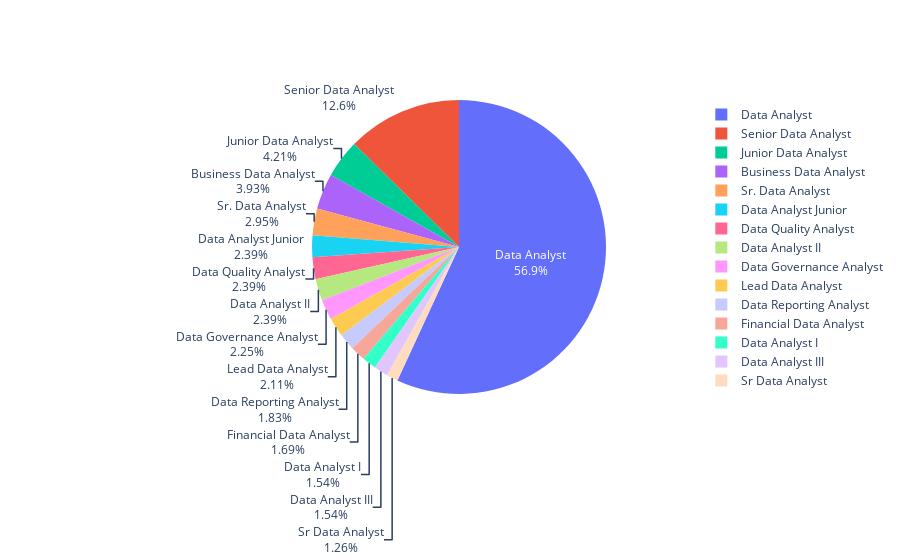

The cell this chart's notebook holds for it:
### Markdown cell above
# Job Title

### Code cell
labels = df['Job Title'].value_counts()[:15].index
values = df['Job Title'].value_counts()[:15].values

plt.figure(figsize=(10,10))
fig = go.Figure(data=[go.Pie(labels=labels, textinfo='label+percent', values=values)])
fig.show()

### Figure 1 — Plotly figure (JSON) as saved in the notebook; plotly's stock layout.template omitted (floating-point values rounded to 4 significant figures)
{"data": [{"labels": ["Data Analyst", "Senior Data Analyst", "Junior Data Analyst", "Business Data Analyst", "Sr. Data Analyst", "Data Analyst Junior", "Data Quality Analyst", "Data Analyst II", "Data Governance Analyst", "Lead Data Analyst", "Data Reporting Analyst", "Financial Data Analyst", "Data Analyst I", "Data Analyst III", "Sr Data Analyst"], "textinfo": "label+percent", "type": "pie", "values": [405, 90, 30, 28, 21, 17, 17, 17, 16, 15, 13, 12, 11, 11, 9]}], "layout": {}}
